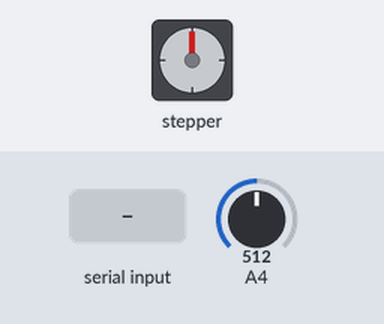
Recording of a sketch running on a simulated Arduino Uno, built for the host (arithmetic inside an expression is 32-bit, double 64-bit). On the bench: stepper motor. The test bench sets the inputs (shaded band); at power-on: A4 = 512. Stepper angles assume 2048 steps per turn.

Above: at 1.2 s.
1.3 s: "90,45\n" received over Serial
At 4.0 s:
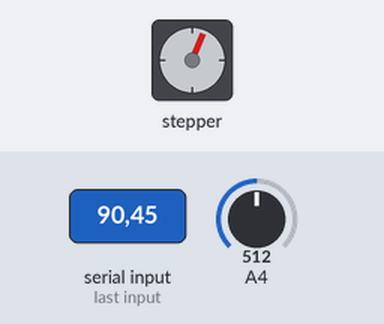
4.3 s: "30,150\n" received over Serial
At 7.13 s:
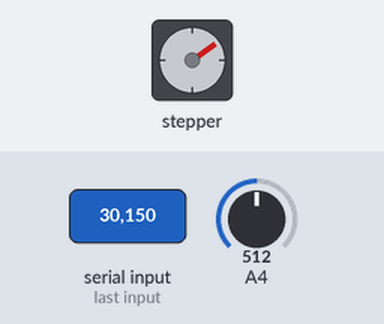
7.3 s: "90\n" received over Serial
At 9.9 s:
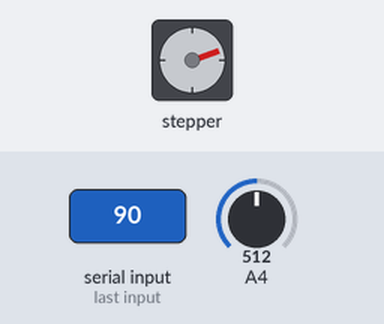
10.3 s: "200\n" received over Serial
At 11.37 s:
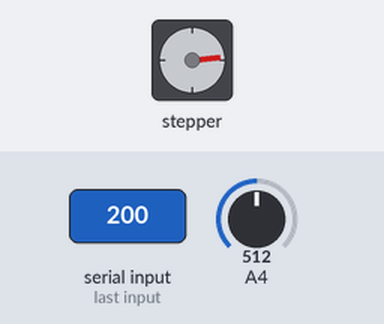
13.3 s: "90,45\n" received over Serial
At 16.0 s:
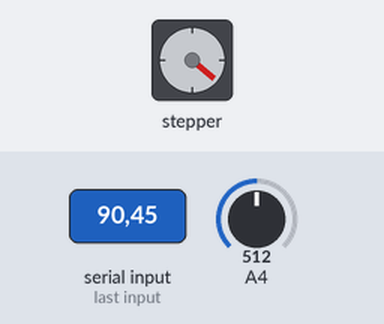
16.3 s: "30,150\n" received over Serial
At 19.6 s:
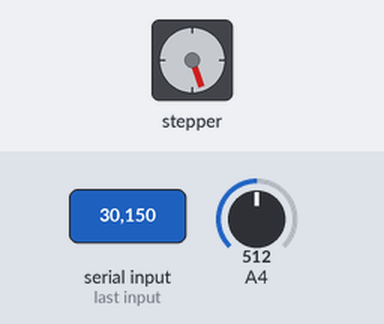
Timing chart, 0 to 20.3 s (numbered marks = the images above; inputs shaded):
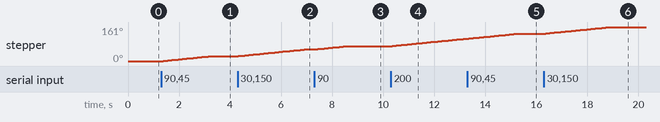

Measured:
- after the input at 1.3 s, stepper: turns 23° clockwise in 1.8 s, starting after 0.07 s
- after the input at 4.3 s, stepper: keeps turning clockwise at about 12°/s, starting at once
- after the input at 7.3 s, stepper: turns 16° clockwise in 1.3 s, starting after 0.05 s
- after the input at 10.3 s, stepper: keeps turning clockwise at about 12°/s, starting after 0.06 s
- after the input at 13.3 s, stepper: turns 24° clockwise in 1.9 s, starting after 0.05 s
- after the input at 16.3 s, stepper: turns 31° clockwise in 2.5 s, starting after 0.07 s

The sketch:

A_final.ino
```cpp
#include <Stepper.h>
#define STEPS 32
const int speedm = PA4;
Stepper stepper(STEPS, PA0, PA2, PA1, PA3);
int angle_rot = 0;
void setup()
{
  Serial.begin(9600);
  pinMode(speedm, INPUT);
}

void loop()
{
  if (Serial.available() >0 )
  {
    angle_rot = Serial.parseInt();
    int speedcntrl = analogRead(speedm);
   int cntrl = map(speedcntrl, 0, 4096, 0, 1023);
    stepper.setSpeed(cntrl);
    stepper.step(angle_rot);
 }}
```
